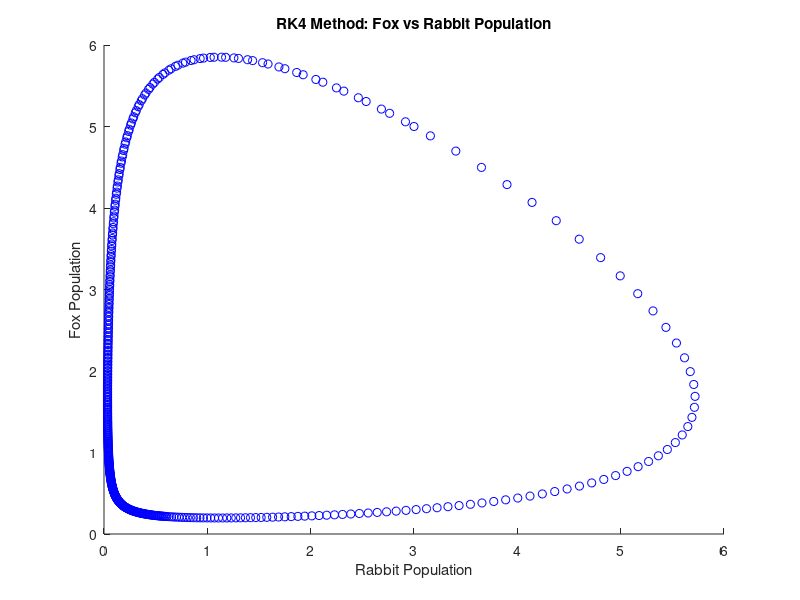
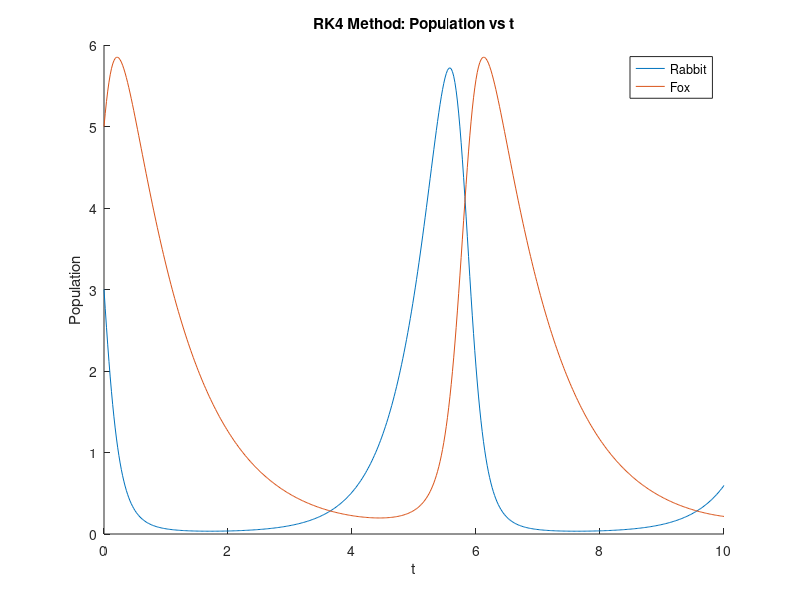

The MATLAB script that drew these images, in order:
clear;
clc;
clf;

alpha = 2;
beta = 1.2;
gamma = 1;
delta = 0.9;

f = @(t,y) [alpha * y(1) - beta * y(1)*y(2)
            -gamma * y(2) + delta * y(1)*y(2)]';
        
t0 = 0;
tend = 10;
% R = 3 = y(1)
% F = 5 = y(2)
y0 = [3 5];
n = 500;

dt = (tend - t0)/n;
t = [t0 : dt : tend];
y(1,:) = y0;

for i = 1:n
    k1 = f(t(i), y(i, :));
    k2 = f((t(i) + dt/2), (y(i, :) + ((dt/2)*k1)));
    k3 = f((t(i) + dt/2), (y(i, :) + ((dt/2)*k2)));
    k4 = f(t(i) + dt, y(i, :) + (dt * k3));
    y(i + 1, :)= y(i, :) + ((dt/6)*(k1+(2*k2)+(2*k3)+k4));
end

figure(1);
xlabel('Rabbit Population');
ylabel('Fox Population');
title('RK4 Method: Fox vs Rabbit Population');
hold on;
plot(y(:,1),y(:,2), 'bo');

figure(2);
hold on;
plot(t, y(:,1));
plot(t, y(:,2));
xlabel('t');
ylabel('Population');
title('RK4 Method: Population vs t');
legend('Rabbit','Fox');





